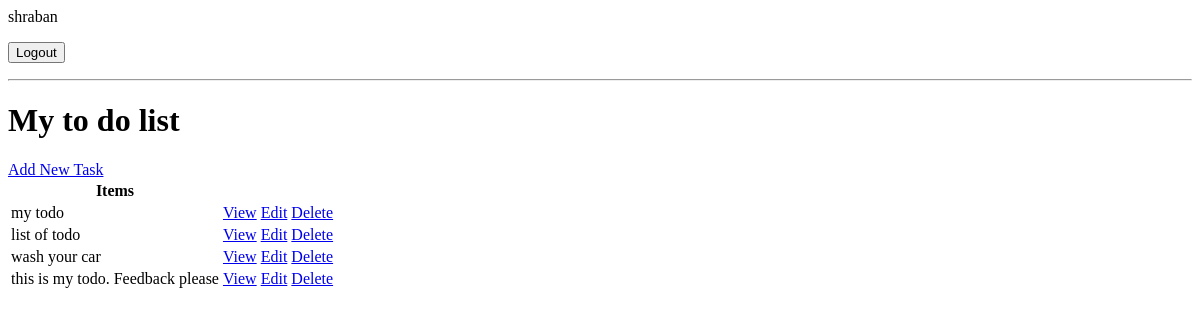
Page / (signed in) on the earlier database version.
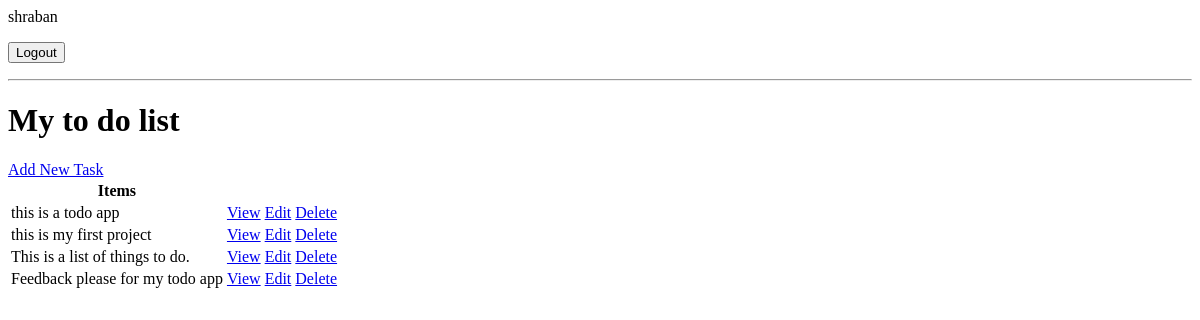
Same page on the later database version.
### todo_app/models.py (models this page shows, shortened)
class Task(models.Model):
    user = models.ForeignKey(User, on_delete=models.CASCADE, null=True, blank=True)
    title = models.CharField(max_length=200)
    description = models.TextField(null=True, blank=True)
    complete = models.BooleanField(db_default=False)
    created = models.DateTimeField(auto_now_add=True)
    class Meta:
        ordering = ['complete']

### todo_app/views.py (the view)
# urls.py: path('', TaskList.as_view(), name= 'tasks'),
class TaskList(LoginRequiredMixin, ListView):
    model = Task
    context_object_name = 'tasks'
    def get_context_data(self, **kwargs):
        context = super().get_context_data(**kwargs)
        context['tasks'] = context['tasks'].filter(user = self.request.user)
        context['count'] = context['tasks'].filter(complete = False).count()
        return context

### todo_app/templates/todo_app/task_list.html (shortened to what this page needs)
{% if request.user.is_authenticated %}
<p>{{request.user}}</p>
<form method="POST" action="{% url 'logout' %}">
  <button type="submit">Logout</button>
</form>
{% else %}
<a href="{% url 'login' %}">Login</a>
{% endif %}
<hr />
<h1>My to do list {{color}}</h1>
<a href="{% url 'task-create' %}">Add New Task</a>
<table>
  <tr>
    <th>Items</th>
    <th></th>
    <th></th>
  </tr>
  {% for task in tasks %}
  <tr>
    <td>{{task.title}}</td>
    <td><a href="{% url 'task' task.id %}">View</a></td>
    <td><a href="{% url 'task-update' task.id %}">Edit</a></td>
    <td><a href="{% url 'task-delete' task.id %}">Delete</a></td>
  </tr>
  {% empty %}
  <h3>No Items in the list</h3>
  {% endfor %}
</table>

Differences in the rows shown:
changed Task: title "my todo" → "this is a todo app"
changed Task: title "list of todo" → "this is my first project"
changed Task: title "wash your car" → "This is a list of things to do."
changed Task: title "this is my todo. Feedback please" → "Feedback please for my todo app"
